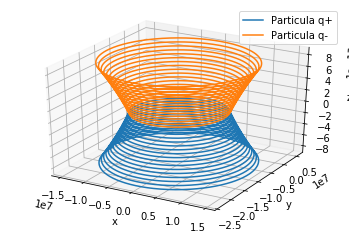

The Python source for this figure:
#!/usr/bin/env python3
# -*- coding: utf-8 -*-

"""
Brayan Alexander Muñoz Barrera
Clase 5 Jueves 22 de Agosto 2019. 
Python y programación orientada a objetos.
"""

import matplotlib.pyplot as plt
from mpl_toolkits.mplot3d import Axes3D
import numpy as np
from scipy.constants import epsilon_0, pi

class Particle:
    #Atributos
    cargada =  True
    
    #Instancias (metodos)
    def __init__(self, posicion , velocidad , m, carga): #Funcion que se aplica sobre la classe misma (self)
        
        self.POS=np.array(posicion)     #La posición es un vector
        self.VEL = np.array(velocidad)  #La velocidad es un vector
        self.M = m                      #Masa
        self.Carga = carga              #Carga
        self.trayectoriax = []          #Aquí guardaré la trayectoria x
        self.trayectoriay = []          #La y y la z
        self.trayectoriaz = []
        
    def Interaccion(paso1):              #Todo lo que respecta a la interacción entre las dos particulas
        B = np.array([0.,0.,10.])       #El campo magnetico en sus componentes
        
        #El campo electrico es E= -nabla(fhi) donde fhi es el potencial. 
        #El potencial fhi = q/4*pi*epsilon_0  1/|r2-r1| funciona bien para el problema
        #donde |r2-r1|=root((x2-x1)**2+(y2-y1)**2 +(z2-z1)**2), que en coordenadas cartesianas queda como pongo a continuación:
        
        #Para la particula 1:
        x1=(p1.POS[0]-p2.POS[0]);y1=(p1.POS[1]-p2.POS[1]);z1=(p1.POS[2]-p2.POS[2]); r1=(((x1**2) - (y1**2) - (z1**2))) #Simplemente defino estas variables para reducir la ecuación del campo electrico
        E1 = np.array([(E_0*p2.Carga*x1)/((r1)**(3/2)),(E_0*p2.Carga*y1)/((r1)**(3/2)),(E_0*p2.Carga*z1)/((r1)**(3/2))])#Campo electrico en sus componentes x,y,z
        #Para la particula 2:
        x2=(p2.POS[0]-p1.POS[0]);y2=(p2.POS[1]-p1.POS[1]);z2=(p2.POS[2]-p1.POS[2]); r2=(((x2**2) - (y2**2) - (z2**2)))
        E2 = np.array([(E_0*p1.Carga*x2)/((r2)**(3/2)),(E_0*p1.Carga*y2)/((r2)**(3/2)),(E_0*p1.Carga*z2)/((r2)**(3/2))])
        
        #Fuerza de Lorentz: F= q(E + VxB):
        f1 = p1.Carga*E1 + p1.Carga*np.cross(p1.VEL,B)
        f2 = p2.Carga*E2 + p2.Carga*np.cross(p2.VEL,B)
        
        #Metodo iterativo de Euler, paso a paso
        acc1 = f1/p1.M        # fuerza = masa*aceleracion => aceleracion = masa/fuerza
        p1.VEL += (acc1*paso1) #La velocidad un t+1 diminuto será así
        p1.POS += p1.VEL*paso1
        p1.trayectoriax.append(p1.POS[0]) #Vamos añadiendo la posición a la trayectoria en cada una de sus componentes para después graficar
        p1.trayectoriay.append(p1.POS[1])
        p1.trayectoriaz.append(p1.POS[2])
       
        #Lo mismo pero para la particula 2
        acc2 = f2/p2.M
        p2.VEL += acc2 * paso1
        p2.POS += p2.VEL*paso1
        p2.trayectoriax.append(p2.POS[0])
        p2.trayectoriay.append(p2.POS[1])
        p2.trayectoriaz.append(p2.POS[2])
        
p1 = Particle([0.1e-20,0.1e-20,0.1e-20],[0.,0.,0.],10.,1.)#Llamamos la clase particula y le definimos las propiedades de particula 1
p2 = Particle([1.,0.1e-20,0.],[0.,0.,0.],10.,-1.)#Particula 2
paso=0.01
paso1=0.00001
E_0= (1.)/(4*pi*epsilon_0)#Constante del potencial
    
for t in np.arange(0,100,paso):#Llamamos la interaccion 10000 veces
    Particle.Interaccion(paso)#Se van añadiendo las trayectorias

#Grafico:
fig = plt.figure()
ax = fig.add_subplot(111, projection='3d')
ax.plot(p1.trayectoriax, p1.trayectoriay,p1.trayectoriaz, label='Particula q+')
ax.plot(p2.trayectoriax,p2.trayectoriay,p2.trayectoriaz, label='Particula q-')

ax.legend()
ax.set_xlabel('x')
ax.set_ylabel('y')
ax.set_zlabel('z')
plt.show()

#Gracias.
